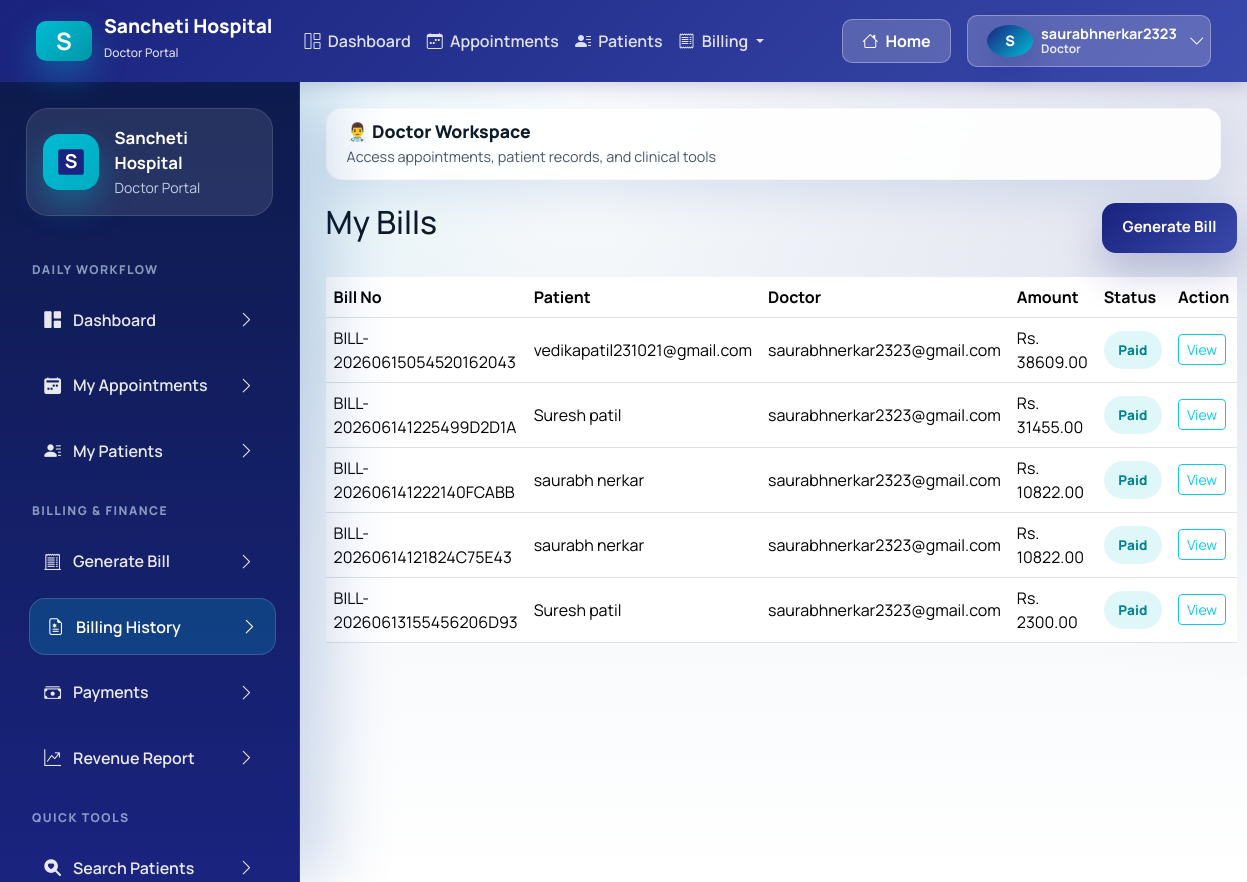
Screenshot of /billing/bills/ (signed in) with the database file from the repository.
### accounts/models.py (models this page shows, shortened)
class CustomUser(AbstractUser):
    ROLE_CHOICES = (
        ("admin", "Admin"),
        ("doctor", "Doctor"),
        ("patient", "Patient"),
    )
    username = models.CharField(max_length=150, unique=True, blank=True, null=True)
    email = models.EmailField(unique=True)
    role = models.CharField(max_length=10, choices=ROLE_CHOICES, default="patient")
    education = models.CharField(max_length=200, blank=True, null=True)
    experience = models.IntegerField(blank=True, null=True)
    bio = models.TextField(blank=True, null=True)
    fees = models.DecimalField(max_digits=8, decimal_places=2, blank=True, null=True)
    specialization = models.ForeignKey(
        "Specialization",
        on_delete=models.SET_NULL,
        null=True,
        blank=True
    )
    is_email_verified = models.BooleanField(default=False)
    email_verification_token = models.UUIDField(default=uuid.uuid4, editable=False, null=True, blank=True)
    USERNAME_FIELD = "email"
    REQUIRED_FIELDS = []
    objects = CustomUserManager()

### billing/models.py (models this page shows, shortened)
class Bill(models.Model):
    STATUS = (
        ('Pending', 'Pending'),
        ('Paid', 'Paid'),
    )
    patient = models.ForeignKey(
        AddedPatient,
        on_delete=models.CASCADE
    )
    doctor = models.ForeignKey(
        CustomUser,
        on_delete=models.CASCADE
    )
    bill_date = models.DateField(
        auto_now_add=True
    )
    bill_no = models.CharField(
    max_length=30,
    unique=True,
    blank=True
    )
    consultation_fee = models.DecimalField(
        max_digits=10,
        decimal_places=2,
        default=500
    )
    medicine_fee = models.DecimalField(
        max_digits=10,
        decimal_places=2,
        default=0
    )
    laboratory_fee = models.DecimalField(
        max_digits=10,
        decimal_places=2,
        default=0
    )
    room_fee = models.DecimalField(
        max_digits=10,
        decimal_places=2,
        default=0
    )
    other_charges = models.DecimalField(
        max_digits=10,
        decimal_places=2,
        default=0
    )
    total_amount = models.DecimalField(
        max_digits=10,
        decimal_places=2,
        default=0
    )
    payment_status = models.CharField(
        max_length=20,
        choices=STATUS,
        default='Pending'
    )

### doctor/models.py (models this page shows, shortened)
class AddedPatient(models.Model):
    STATUS_CHOICES = (
        ('Active', 'Active'),
        ('Completed', 'Completed'),
    )
    doctor = models.ForeignKey(CustomUser, on_delete=models.CASCADE)
    name = models.CharField(max_length=100)
    mobile = models.CharField(max_length=15)
    age = models.IntegerField()
    disease = models.CharField(max_length=200)
    status = models.CharField(
        max_length=20,
        choices=STATUS_CHOICES,
        default='Active'
    )
    created_at = models.DateTimeField(auto_now_add=True)

### billing/views.py (the view)
@login_required
@user_passes_test(is_doctor)
def bill_list(request):
    bills = (
        Bill.objects.select_related("patient", "doctor")
        .filter(doctor=request.user)
        .order_by("-id")
    )
    return render(request, "billing/bill_list.html", {"bills": bills})

### billing/views.py (called while the page is built)
def is_doctor(user):
    return user.is_authenticated and user.role == "doctor"

### billing/templates/billing/bill_list.html (shortened to what this page needs)
{% extends 'base.html' %}
{% block content %}
<div class="dashboard-card">
    <div class="d-flex justify-content-between mb-4">
        <h2>My Bills</h2>
        <a href="{% url 'billing:generate_bill' %}" class="btn-brand">
            Generate Bill
        </a>
    </div>
    <div class="table-responsive">
        <table class="table table-hover align-middle">
            <thead>
                <tr>
                    <th>Bill No</th>
                    <th>Patient</th>
                    <th>Doctor</th>
                    <th>Amount</th>
                    <th>Status</th>
                    <th>Action</th>
                </tr>
            </thead>
            <tbody>
            {% for bill in bills %}
                <tr>
                    <td>{{ bill.bill_no }}</td>
                    <td>{{ bill.patient.name }}</td>
                    <td>{{ bill.doctor.email }}</td>
                    <td>Rs. {{ bill.total_amount }}</td>
                    <td>
                        {% if bill.payment_status == 'Paid' %}
                        <span class="status-pill soft-pill--teal">Paid</span>
                        {% else %}
                        <span class="status-pill">Pending</span>
                        {% endif %}
                    </td>
                    <td>
                        <a href="{% url 'billing:bill_detail' bill.id %}" class="btn btn-sm btn-outline-info">
                            View
                        </a>
                    </td>
                </tr>
            {% empty %}
                <tr>
                    <td colspan="6">No bills have been generated yet.</td>
                </tr>
            {% endfor %}
            </tbody>
        </table>
    </div>
</div>
{% endblock %}

### templates/base.html (shortened to what this page needs)
{% load static %}
<!DOCTYPE html>
<html lang="en">
<head>
    <link href="https://cdn.jsdelivr.net/npm/bootstrap@5.3.3/dist/css/bootstrap.min.css" rel="stylesheet">
    <link rel="stylesheet" href="https://cdn.jsdelivr.net/npm/bootstrap-icons@1.11.3/font/bootstrap-icons.min.css">
    <link rel="stylesheet" href="{% static 'css/healthcare-ui.css' %}">
</head>
<body>
    {% if request.user.is_authenticated %}
    <nav class="navbar navbar-expand-lg classic-navbar">
        <div class="container-fluid">
            <a class="navbar-brand" href="{% url 'accounts:home' %}">
                <div class="brand-icon">S</div>
                <div>
                    <div style="line-height: 1;">Sancheti Hospital</div>
                    <small style="font-size: 0.75rem; opacity: 0.85; font-weight: 500;">{{ request.user.role|title }} Portal</small>
                </div>
            </a>
            <div class="collapse navbar-collapse" id="navbarNav">
                <ul class="navbar-nav me-auto mb-2 mb-lg-0 ms-4">
                    {% if request.user.role == "doctor" %}
                    <li class="nav-item">
                        <a class="nav-link {% if request.resolver_match.url_name == 'doctor_dashboard' %}active{% endif %}" href="{% url 'doctor:doctor_dashboard' %}">
                            <i class="bi bi-grid-1x2 me-1"></i> Dashboard
                        </a>
                    </li>
                    <li class="nav-item">
                        <a class="nav-link {% if request.resolver_match.url_name == 'doctor_appointments' %}active{% endif %}" href="{% url 'doctor:doctor_appointments' %}">
                            <i class="bi bi-calendar-week me-1"></i> Appointments
                        </a>
                    </li>
                    <li class="nav-item">
                        <a class="nav-link {% if request.resolver_match.url_name == 'doctor_patients' %}active{% endif %}" href="{% url 'doctor:doctor_patients' %}">
                            <i class="bi bi-person-lines-fill me-1"></i> Patients
                        </a>
                    </li>
                    <li class="nav-item dropdown">
                        <a class="nav-link dropdown-toggle" href="#" role="button" data-bs-toggle="dropdown" aria-expanded="false">
                            <i class="bi bi-receipt me-1"></i> Billing
                        </a>
                    </li>
                    {% endif %}
                </ul>
                <div class="d-flex align-items-center gap-3">
                    <a class="btn btn-navbar" href="{% url 'accounts:home' %}">
                        <i class="bi bi-house me-1"></i> Home
                    </a>
                    <div class="dropdown">
                        <button class="btn btn-navbar d-flex align-items-center gap-2" type="button" id="userDropdown" data-bs-toggle="dropdown" aria-expanded="false">
                            <div class="avatar-badge" style="width: 32px; height: 32px; font-size: 0.9rem;">{{ request.user.username|first|upper }}</div>
                            <div class="d-none d-md-block text-start" style="line-height: 1.1;">
                                <div style="font-size: 0.9rem; font-weight:700;">{{ request.user.username }}</div>
                                <div style="font-size:0.75rem; opacity:0.85;">{{ request.user.role|title }}</div>
                            </div>
                            <i class="bi bi-chevron-down ms-1"></i>
                        </button>
                    </div>
                </div>
            </div>
        </div>
    </nav>
    <div class="app-shell app-shell-with-top-nav">
        <aside class="app-sidebar d-none d-xl-flex flex-column" data-sidebar>
            <div class="sidebar-brand">
                <div class="brand-icon">
                    <svg width="32" height="32" viewBox="0 0 100 100" fill="none" xmlns="http://www.w3.org/2000/svg">
                        <rect x="10" y="10" width="80" height="80" rx="8" fill="#1a237e"/>
                        <text x="50" y="70" font-size="60" font-weight="bold" fill="white" text-anchor="middle">S</text>
                    </svg>
                </div>
                <div class="brand-copy">
                    <strong>Sancheti Hospital</strong>
                    <span class="text-capitalize">{{ request.user.role }} Portal</span>
                </div>
            </div>
            {% if request.user.role == "doctor" %}
            <div class="sidebar-section-label">Daily Workflow</div>
            <nav class="sidebar-nav">
                <a class="sidebar-link {% if request.resolver_match.namespace == 'doctor' and request.resolver_match.url_name == 'doctor_dashboard' %}active{% endif %}" href="{% url 'doctor:doctor_dashboard' %}">
                    <span><i class="bi bi-grid-1x2-fill"></i> Dashboard</span>
                    <i class="bi bi-chevron-right"></i>
                </a>
                <a class="sidebar-link {% if request.resolver_match.namespace == 'doctor' and request.resolver_match.url_name == 'doctor_appointments' %}active{% endif %}" href="{% url 'doctor:doctor_appointments' %}">
                    <span><i class="bi bi-calendar2-week-fill"></i> My Appointments</span>
                    <i class="bi bi-chevron-right"></i>
                </a>
                <a class="sidebar-link {% if request.resolver_match.namespace == 'doctor' and request.resolver_match.url_name == 'doctor_patients' %}active{% endif %}" href="{% url 'doctor:doctor_patients' %}">
                    <span><i class="bi bi-person-lines-fill"></i> My Patients</span>
                    <i class="bi bi-chevron-right"></i>
                </a>
            </nav>
            <div class="sidebar-section-label">Billing & Finance</div>
            <nav class="sidebar-nav">
                <a class="sidebar-link {% if request.resolver_match.namespace == 'billing' and request.resolver_match.url_name == 'generate_bill' %}active{% endif %}" href="{% url 'billing:generate_bill' %}">
                    <span><i class="bi bi-receipt-cutoff"></i> Generate Bill</span>
                    <i class="bi bi-chevron-right"></i>
                </a>
                <a class="sidebar-link {% if request.resolver_match.namespace == 'billing' and request.resolver_match.url_name == 'bill_list' %}active{% endif %}" href="{% url 'billing:bill_list' %}">
                    <span><i class="bi bi-file-earmark-medical"></i> Billing History</span>
                    <i class="bi bi-chevron-right"></i>
                </a>
                <a class="sidebar-link {% if request.resolver_match.namespace == 'billing' and request.resolver_match.url_name == 'payment_history' %}active{% endif %}" href="{% url 'billing:payment_history' %}">
                    <span><i class="bi bi-cash-stack"></i> Payments</span>
                    <i class="bi bi-chevron-right"></i>
                </a>
                <a class="sidebar-link {% if request.resolver_match.namespace == 'billing' and request.resolver_match.url_name == 'revenue_report' %}active{% endif %}" href="{% url 'billing:revenue_report' %}">
                    <span><i class="bi bi-graph-up-arrow"></i> Revenue Report</span>
                    <i class="bi bi-chevron-right"></i>
                </a>
            </nav>
            <div class="sidebar-section-label">Quick Tools</div>
            <nav class="sidebar-nav">
                <a class="sidebar-link {% if request.resolver_match.namespace == 'doctor' and request.resolver_match.url_name == 'search_patient' %}active{% endif %}" href="{% url 'doctor:search_patient' %}">
                    <span><i class="bi bi-search-heart-fill"></i> Search Patients</span>
                    <i class="bi bi-chevron-right"></i>
                </a>
            </nav>
            {% endif %}
        </aside>
        <main class="content-area">
            <div class="topbar d-none d-xl-block" style="border-radius: 16px; padding: 0.75rem 1.25rem; background: rgba(255,255,255,0.9); border:1px solid rgba(203, 208, 210, 0.1);">
                <div class="topbar-copy">
                    <h1 style="font-size: 1.1rem;">
                        {% if request.user.role == "doctor" %}👨‍⚕️ Doctor Workspace{% endif %}
                    </h1>
                    <p style="font-size: 0.9rem;">
                        {% if request.user.role == "doctor" %}Access appointments, patient records, and clinical tools{% endif %}
                    </p>
                </div>
            </div>
            <div class="page-stack">
                {% block content %}{% endblock %}
            </div>
        </main>
    </div>
    {% endif %}
</body>
</html>

### templates/base.html (style rules this page uses)
.classic-navbar { background: linear-gradient(135deg, #1a237e 0%, #3949ab 100%); box-shadow: 0 4px 16px rgba(26, 35, 126, 0.2); padding: 0.75rem 1.5rem; position: sticky; top: 0; z-index: 1050; }
.classic-navbar .navbar-brand { display: flex; align-items: center; gap: 12px; color: white !important; font-weight: 800; font-size: 1.2rem; }
.classic-navbar .brand-icon { width: 40px; height: 40px; border-radius: 10px; background: linear-gradient(135deg, #00bcd4 0%, #0097a7 100%); display: grid; place-items: center; font-weight: bold; font-size: 1.5rem; color: white; }
.classic-navbar .nav-link { color: rgba(255,255,255,0.85) !important; font-weight: 600; padding: 0.5rem 1rem; transition: all 0.2s ease; }
.classic-navbar .btn-navbar { background: rgba(255,255,255,0.2); border: 1px solid rgba(255,255,255,0.3); color: white; font-weight: 700; border-radius: 10px; padding: 0.55rem 1.2rem; transition: all 0.2s ease; }
.app-shell-with-top-nav { padding-top: 0; }

### rows the page displays
CustomUser: user.role "Doctor", user.username|first "S", user.username "saurabhnerkar2323"
Bill: bill_no "BILL-20260615054520162043", patient.name "vedikapatil231021@gmail.com", doctor.email "saurabhnerkar2323@gmail.com", total_amount "38609.00", payment_status "Paid"
Bill: bill_no "BILL-202606141225499D2D1A", patient.name "Suresh patil", doctor.email "saurabhnerkar2323@gmail.com", total_amount "31455.00", payment_status "Paid"
Bill: bill_no "BILL-202606141222140FCABB", patient.name "saurabh nerkar", doctor.email "saurabhnerkar2323@gmail.com", total_amount "10822.00", payment_status "Paid"
Bill: bill_no "BILL-20260614121824C75E43", patient.name "saurabh nerkar", doctor.email "saurabhnerkar2323@gmail.com", total_amount "10822.00", payment_status "Paid"
Bill: bill_no "BILL-20260613155456206D93", patient.name "Suresh patil", doctor.email "saurabhnerkar2323@gmail.com", total_amount "2300.00", payment_status "Paid"
